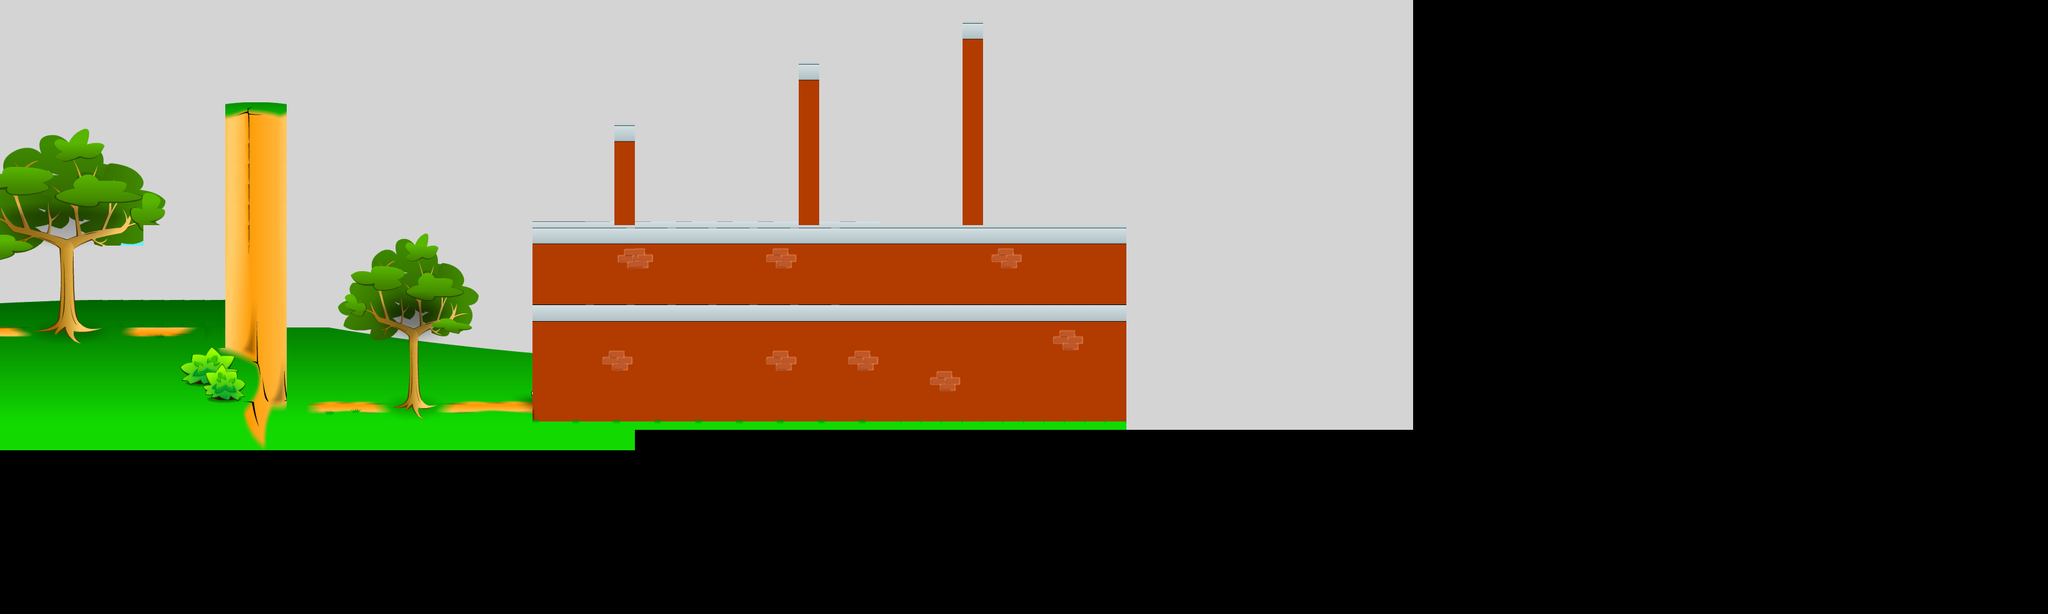

A level layout from a 2D game, rendered from its tile map. Below: a short description, then the map file with tile-grid data replaced by summaries:
An orthogonal 100x30 tile map with 32x32 px tiles, 1 tile layer (Background) and 11 objects.

<map version="1.0" orientation="orthogonal" width="100" height="30" tilewidth="32" tileheight="32">
 <tileset firstgid="1" name="gecko" tilewidth="32" tileheight="32">
  <image source="../Dropbox/CompSci 408 Materials/Content/Mazes/Practice Modules/Gecko Feet/Map of Gecko Feet Pm.png" width="1179" height="528" />
 </tileset>
 <layer name="Background" width="100" height="30">
  <data>[3000 cells, 1480 non-empty, 402 distinct tile ids]</data>
 </layer>
 <objectgroup name="Collisions" width="100" height="30">
  <object x="3" y="530" width="342" height="35" />
  <object x="447" y="653" width="427" height="21" />
  <object x="352" y="160" width="96" height="480" />
  <object x="832" y="352" width="128" height="288" />
  <object x="960" y="192" width="32" height="160" />
  <object x="992" y="352" width="256" height="32" />
  <object x="1248" y="96" width="32" height="288" />
  <object x="1280" y="352" width="224" height="32" />
  <object x="1504" y="32" width="32" height="352" />
  <object x="1536" y="352" width="224" height="32" />
  <object x="1696" y="384" width="64" height="288" />
 </objectgroup>
</map>
